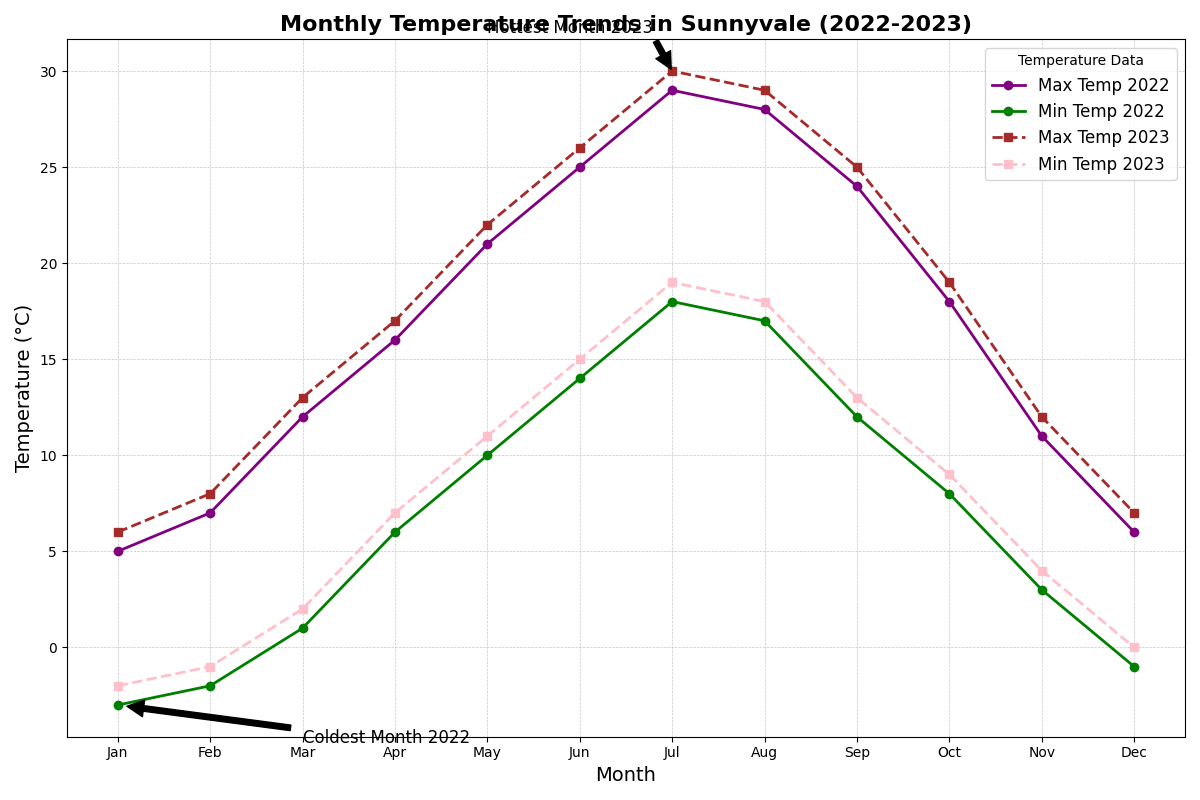

Here is the Python script that generated this plot:
import matplotlib.pyplot as plt
import numpy as np

months = np.array(["Jan", "Feb", "Mar", "Apr", "May", "Jun", "Jul", "Aug", "Sep", "Oct", "Nov", "Dec"])

max_temp_2022 = np.array([5, 7, 12, 16, 21, 25, 29, 28, 24, 18, 11, 6])
min_temp_2022 = np.array([-3, -2, 1, 6, 10, 14, 18, 17, 12, 8, 3, -1])
max_temp_2023 = np.array([6, 8, 13, 17, 22, 26, 30, 29, 25, 19, 12, 7])
min_temp_2023 = np.array([-2, -1, 2, 7, 11, 15, 19, 18, 13, 9, 4, 0])

fig, ax = plt.subplots(figsize=(12, 8))

# Plotting the data for 2022 with new colors
ax.plot(months, max_temp_2022, label='Max Temp 2022', color='purple', marker='o', linestyle='-', linewidth=2)
ax.plot(months, min_temp_2022, label='Min Temp 2022', color='green', marker='o', linestyle='-', linewidth=2)

# Plotting the data for 2023 with new colors
ax.plot(months, max_temp_2023, label='Max Temp 2023', color='brown', marker='s', linestyle='--', linewidth=2)
ax.plot(months, min_temp_2023, label='Min Temp 2023', color='pink', marker='s', linestyle='--', linewidth=2)

ax.set_title('Monthly Temperature Trends in Sunnyvale (2022-2023)', fontsize=16, fontweight='bold')
ax.set_xlabel('Month', fontsize=14)
ax.set_ylabel('Temperature (°C)', fontsize=14)

ax.legend(loc='upper right', fontsize=12, title='Temperature Data')
ax.grid(True, which='both', linestyle='--', linewidth=0.5, alpha=0.7)

ax.annotate('Hottest Month 2023', xy=('Jul', 30), xytext=('May', 32),
            arrowprops=dict(facecolor='black', shrink=0.05), fontsize=12)

ax.annotate('Coldest Month 2022', xy=('Jan', -3), xytext=('Mar', -5),
            arrowprops=dict(facecolor='black', shrink=0.05), fontsize=12)

plt.tight_layout()
plt.show()
